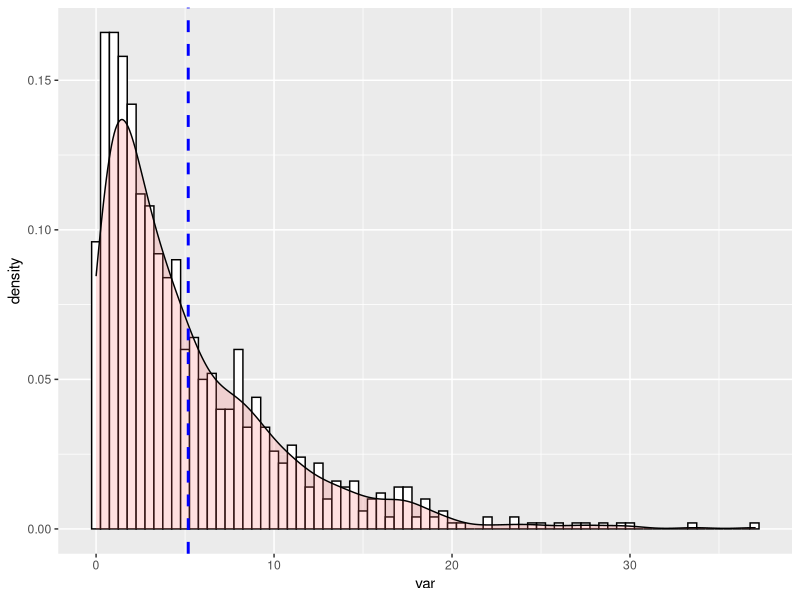
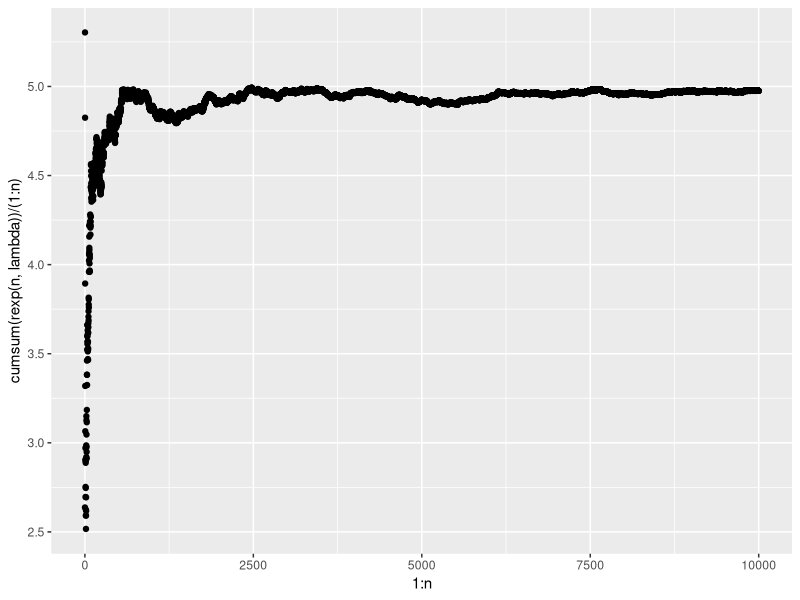
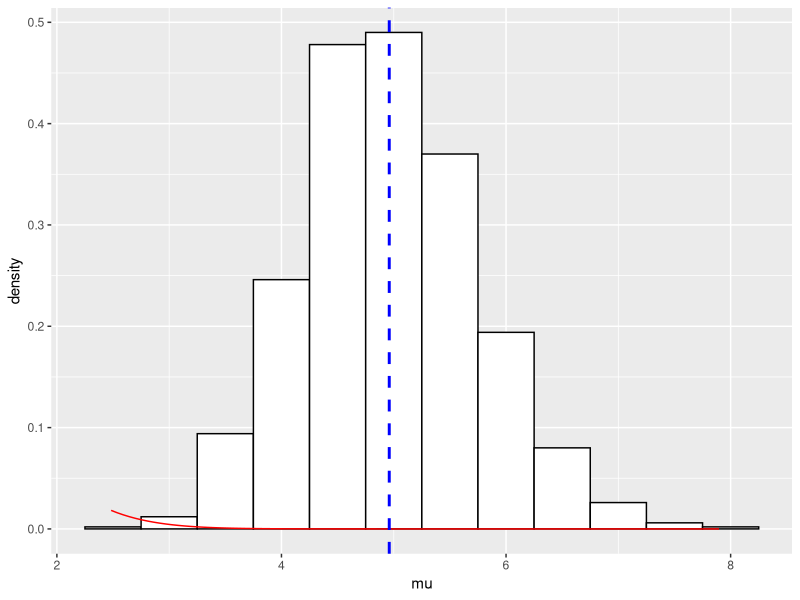

Recreate these plots in R, in order.
## ---- chunk 1
library(xtable)
library(ggplot2)
set.seed(1001)
options(xtable.comment = FALSE)
## ---- chunk 2
n <- 1000
lambda <- 0.2
exp_dist <- data.frame(var = rexp(n, lambda))
ggplot(exp_dist, aes(x=var)) + 
    geom_histogram(aes(y=..density..), binwidth=.5, color="black", fill="white") +
    geom_density(alpha=.2, fill="#FF6666") +
    geom_vline(aes(xintercept=mean(var)), color="blue", linetype="dashed", size=1)
## ---- chunk 3
n <- 10000
qplot(1:n, cumsum(rexp(n, lambda)) / (1:n))
## ---- chunk 4
n = 40
count <- 1000
exp_means <- replicate(count, {mean(rexp(n, lambda))})
## ---- chunk 5
means <- data.frame(
    estimated=mean(exp_means),
    theoretical=1 / lambda)
print(xtable(means), include.rownames=FALSE, sanitize.text=identity)
## ---- chunk 6
theoretical_var <- (1 / lambda) ^ 2 / n
variances <- data.frame(
    estimated=var(exp_means),
    theoretical=theoretical_var)
print(xtable(variances), include.rownames=FALSE, sanitize.text=identity)
## ---- chunk 7
t_mean <- 1 / lambda
t_sd <- (1 / lambda) / sqrt(n)
ggplot(data.frame(mu = exp_means), aes(x=mu)) + 
    geom_histogram(aes(y=..density..), binwidth=.5, color="black", fill="white") +
    stat_function(fun = dnorm, arg = list(mean = t_mean, sd = t_sd), colour="red") +
    geom_vline(aes(xintercept=mean(mu)), color="blue", linetype="dashed", size=1)
